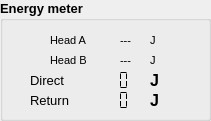
     <widget class="QGroupBox" name="OphirMainBox">
      <property name="geometry">
       <rect>
        <x>290</x>
        <y>110</y>
        <width>211</width>
        <height>121</height>
       </rect>
      </property>
      <property name="font">
       <font>
        <pointsize>10</pointsize>
        <weight>75</weight>
        <bold>true</bold>
       </font>
      </property>
      <property name="toolTip">
       <string>Ophir power meter</string>
      </property>
      <property name="title">
       <string>Energy meter</string>
      </property>
      <widget class="QLabel" name="label_207">
       <property name="geometry">
        <rect>
         <x>150</x>
         <y>70</y>
         <width>21</width>
         <height>21</height>
        </rect>
       </property>
       <property name="font">
        <font>
         <pointsize>12</pointsize>
         <weight>75</weight>
         <bold>true</bold>
        </font>
       </property>
       <property name="text">
        <string>J</string>
       </property>
      </widget>
      <widget class="QLCDNumber" name="OphirEnergyDirect">
       <property name="geometry">
        <rect>
         <x>80</x>
         <y>70</y>
         <width>71</width>
         <height>21</height>
        </rect>
       </property>
       <property name="font">
        <font>
         <pointsize>15</pointsize>
         <weight>75</weight>
         <bold>true</bold>
        </font>
       </property>
       <property name="frameShape">
        <enum>QFrame::NoFrame</enum>
       </property>
       <property name="frameShadow">
        <enum>QFrame::Plain</enum>
       </property>
       <property name="smallDecimalPoint">
        <bool>false</bool>
       </property>
       <property name="digitCount">
        <number>3</number>
       </property>
       <property name="segmentStyle">
        <enum>QLCDNumber::Flat</enum>
       </property>
       <property name="value" stdset="0">
        <double>0.000000000000000</double>
       </property>
       <property name="intValue" stdset="0">
        <number>0</number>
       </property>
      </widget>
      <widget class="QLabel" name="labelOphirEnergyDirect">
       <property name="geometry">
        <rect>
         <x>30</x>
         <y>70</y>
         <width>41</width>
         <height>21</height>
        </rect>
       </property>
       <property name="font">
        <font>
         <pointsize>10</pointsize>
         <weight>50</weight>
         <bold>false</bold>
        </font>
       </property>
       <property name="text">
        <string>Direct</string>
       </property>
      </widget>
      <widget class="QLCDNumber" name="OphirEnergyReturn">
       <property name="geometry">
        <rect>
         <x>80</x>
         <y>90</y>
         <width>71</width>
         <height>21</height>
        </rect>
       </property>
       <property name="font">
        <font>
         <pointsize>15</pointsize>
         <weight>75</weight>
         <bold>true</bold>
        </font>
       </property>
       <property name="frameShape">
        <enum>QFrame::NoFrame</enum>
       </property>
       <property name="digitCount">
        <number>3</number>
       </property>
       <property name="segmentStyle">
        <enum>QLCDNumber::Flat</enum>
       </property>
      </widget>
      <widget class="QLabel" name="labelOphirEnergyReturn">
       <property name="geometry">
        <rect>
         <x>30</x>
         <y>90</y>
         <width>41</width>
         <height>21</height>
        </rect>
       </property>
       <property name="font">
        <font>
         <pointsize>10</pointsize>
         <weight>50</weight>
         <bold>false</bold>
        </font>
       </property>
       <property name="text">
        <string>Return</string>
       </property>
      </widget>
      <widget class="QLabel" name="labelOphirEnergyReturnUnit">
       <property name="geometry">
        <rect>
         <x>150</x>
         <y>90</y>
         <width>21</width>
         <height>21</height>
        </rect>
       </property>
       <property name="font">
        <font>
         <pointsize>12</pointsize>
         <weight>75</weight>
         <bold>true</bold>
        </font>
       </property>
       <property name="text">
        <string>J</string>
       </property>
      </widget>
      <widget class="QLabel" name="OphirEnergyDirectMeas">
       <property name="geometry">
        <rect>
         <x>90</x>
         <y>30</y>
         <width>41</width>
         <height>21</height>
        </rect>
       </property>
       <property name="font">
        <font>
         <pointsize>8</pointsize>
         <weight>50</weight>
         <bold>false</bold>
        </font>
       </property>
       <property name="text">
        <string>---</string>
       </property>
       <property name="alignment">
        <set>Qt::AlignRight|Qt::AlignTrailing|Qt::AlignVCenter</set>
       </property>
       <property name="wordWrap">
        <bool>false</bool>
       </property>
      </widget>
      <widget class="QLabel" name="OphirSerialPortLabel_11">
       <property name="geometry">
        <rect>
         <x>150</x>
         <y>30</y>
         <width>21</width>
         <height>21</height>
        </rect>
       </property>
       <property name="font">
        <font>
         <pointsize>8</pointsize>
         <weight>50</weight>
         <bold>false</bold>
        </font>
       </property>
       <property name="text">
        <string>J</string>
       </property>
       <property name="alignment">
        <set>Qt::AlignLeading|Qt::AlignLeft|Qt::AlignVCenter</set>
       </property>
       <property name="wordWrap">
        <bool>false</bool>
       </property>
      </widget>
      <widget class="QLabel" name="OphirSerialPortLabel_7">
       <property name="geometry">
        <rect>
         <x>50</x>
         <y>30</y>
         <width>51</width>
         <height>21</height>
        </rect>
       </property>
       <property name="font">
        <font>
         <pointsize>8</pointsize>
         <weight>50</weight>
         <bold>false</bold>
        </font>
       </property>
       <property name="text">
        <string>Head A</string>
       </property>
       <property name="alignment">
        <set>Qt::AlignLeading|Qt::AlignLeft|Qt::AlignVCenter</set>
       </property>
       <property name="wordWrap">
        <bool>false</bool>
       </property>
      </widget>
      <widget class="QLabel" name="OphirEnergyReturnMeas">
       <property name="geometry">
        <rect>
         <x>90</x>
         <y>50</y>
         <width>41</width>
         <height>21</height>
        </rect>
       </property>
       <property name="font">
        <font>
         <pointsize>8</pointsize>
         <weight>50</weight>
         <bold>false</bold>
        </font>
       </property>
       <property name="text">
        <string>---</string>
       </property>
       <property name="alignment">
        <set>Qt::AlignRight|Qt::AlignTrailing|Qt::AlignVCenter</set>
       </property>
       <property name="wordWrap">
        <bool>false</bool>
       </property>
      </widget>
      <widget class="QLabel" name="OphirSerialPortLabel_8">
       <property name="geometry">
        <rect>
         <x>50</x>
         <y>50</y>
         <width>51</width>
         <height>21</height>
        </rect>
       </property>
       <property name="font">
        <font>
         <pointsize>8</pointsize>
         <weight>50</weight>
         <bold>false</bold>
        </font>
       </property>
       <property name="text">
        <string>Head B</string>
       </property>
       <property name="alignment">
        <set>Qt::AlignLeading|Qt::AlignLeft|Qt::AlignVCenter</set>
       </property>
       <property name="wordWrap">
        <bool>false</bool>
       </property>
      </widget>
      <widget class="QLabel" name="OphirSerialPortLabel_12">
       <property name="geometry">
        <rect>
         <x>150</x>
         <y>50</y>
         <width>21</width>
         <height>21</height>
        </rect>
       </property>
       <property name="font">
        <font>
         <pointsize>8</pointsize>
         <weight>50</weight>
         <bold>false</bold>
        </font>
       </property>
       <property name="text">
        <string>J</string>
       </property>
       <property name="alignment">
        <set>Qt::AlignLeading|Qt::AlignLeft|Qt::AlignVCenter</set>
       </property>
       <property name="wordWrap">
        <bool>false</bool>
       </property>
      </widget>
     </widget>
